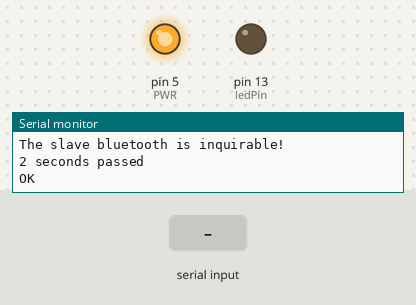
A sketch run on a simulated Arduino Uno, built with avr-gcc and run on an emulated ATmega328P. On the bench: output pins drawn as LEDs (lit = HIGH), the last lines printed to the serial monitor. Dashed ring = blinking. The inputs (shaded band) are chosen by the test bench. The modem accepts every AT command (registered, SIM ready, sends succeed) and sends nothing else.

Above: at 5.2 s.
5.3 s: "b" received over the second serial link
At 5.7 s:
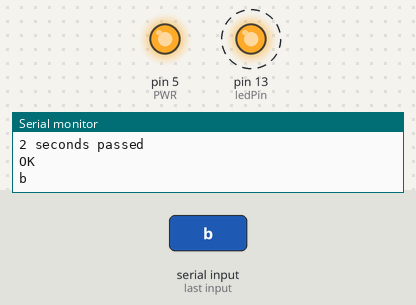
8.3 s: "f" received over the second serial link
At 9.1 s:
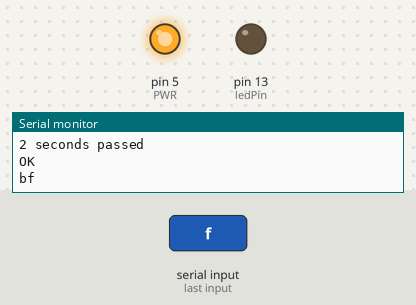
9.8 s: "b" received over Serial
At 12.7 s:
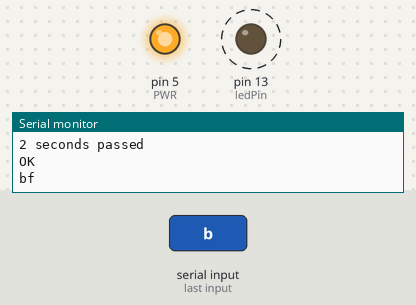
12.8 s: "f" received over Serial
At 13.9 s:
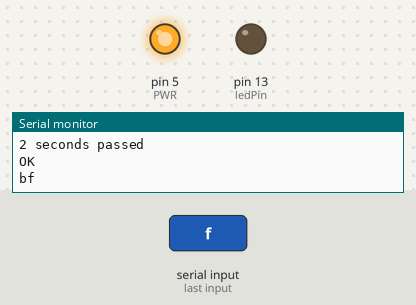
Timing chart, 0 to 15.8 s (numbered marks = the images above; inputs shaded):
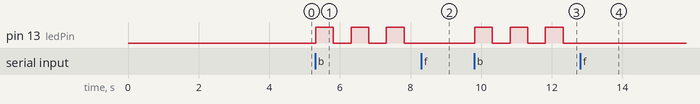

Measured:
- after the input at 5.3 s, pin 13 (ledPin): alternates HIGH for 0.50 s and LOW for 0.50 s, starting at once
- after the input at 8.3 s, pin 13 (ledPin): stays LOW (without the input it goes to HIGH after 0.02 s)
- after the input at 9.8 s, pin 13 (ledPin): alternates HIGH for 0.50 s and LOW for 0.50 s, starting at once
- after the input at 12.8 s, pin 13 (ledPin): stops changing and stays LOW

The sketch:

bluetooth_HC6.ino
```cpp
/*
  BTSTemperatureBlink - Rich Janicki - 11/27/2012

 Based off of Bluetooth Slave Demo from Seeed Studio, and Adafruit's TMP36 Sensor Tutorial

 This demonstrates serial control over Bluetooth. I used an Android device and the app BlueTerm to send
 the commands to toggle a blinking light, or get the current temperature from the TMP36.

 */

#include <SoftwareSerial.h>   //Software Serial Port
#define RxD 2
#define TxD 3
#define ledPin 13 //pin we want to blink the led on
#define PWR 5
#define GND 4

//temp sense
#define aref_voltage 3.3         // we tie 3.3V to ARef and measure it with a multimeter!
//TMP36 Pin Variables
int tempPin = 3;        //the analog pin the TMP36's Vout (sense) pin is connected to
boolean bLed = false;
float temperatureC =0;
float temperatureF = 0;
SoftwareSerial blueToothSerial(RxD,TxD);

void setup()
{
  Serial.begin(9600);
  pinMode(RxD, INPUT);
  pinMode(TxD, OUTPUT);
  pinMode(ledPin, OUTPUT);
  pinMode(PWR, OUTPUT);
  pinMode(GND, OUTPUT);
  digitalWrite(PWR, HIGH);
  digitalWrite(GND, LOW);

  //analogReference(EXTERNAL);
  setupBlueToothConnection();
}

void loop()
{
  char recvChar;

  if(blueToothSerial.available()){//check if there's any data sent from the remote bluetooth shield
    recvChar = blueToothSerial.read();
    Serial.print(recvChar);
  }
  if(Serial.available()){//check if there's any data sent from the local serial terminal, you can add the other applications here
    recvChar  = Serial.read();
    blueToothSerial.print(recvChar);
  }


  switch(recvChar){

  case 'b':
    bLed = true;
    blueToothSerial.println("Blinking LED ON");
    break;
  case 'f':
    bLed = false;
    blueToothSerial.println("Blinking LED OFF");
    break;
//  case 't':
//    tempSense();
//    blueToothSerial.print(temperatureC);
//    blueToothSerial.println(" tempC");
//    blueToothSerial.print(temperatureF);
//    blueToothSerial.println(" tempF");
//    break;
  }
  if(bLed){
    blinkLed();
  }

}

void setupBlueToothConnection()
{
  blueToothSerial.begin(9600); //Set Bluetooth Shield BaudRate to default baud rate 38400
  blueToothSerial.print("\r\nAT+VERSION?\r\n");
//  blueToothSerial.print("\r\n+AT+RESET\r\n");
//  blueToothSerial.print("\r\n+STWMOD=0\r\n"); //set the bluetooth work in slave mode
//  blueToothSerial.print("\r\n+STNA=SeeedBTSlave\r\n"); //set the bluetooth name as "SeeedBTSlave"
//  blueToothSerial.print("\r\n+STPIN=0000\r\n");//Set SLAVE pincode"0000"
//  blueToothSerial.print("\r\n+STOAUT=1\r\n"); // Permit Paired device to connect me
  //blueToothSerial.print("\r\n+STAUTO=0\r\n"); // Auto-connection should be forbidden here
  delay(2000); // This delay is required.
  //blueToothSerial.print("\r\n+INQ=1\r\n"); //make the slave bluetooth inquirable
  Serial.println("The slave bluetooth is inquirable!");
  delay(2000); // This delay is required.
  Serial.println("2 seconds passed");
  //char recstatus;
  //blueToothSerial.print("\r\n+RTSTA:XX\r\n");
  // recstatus =  blueToothSerial.read();
  //Serial.print(recstatus);
  blueToothSerial.flush();
}

void blinkLed(){
  digitalWrite(ledPin, HIGH);   // turn the LED on (HIGH is the voltage level)
  delay(500);               // wait for a half second
  digitalWrite(ledPin, LOW);    // turn the LED off by making the voltage LOW
  delay(500);               // wait for a half second
}
void tempSense(){

  int tempReading = analogRead(tempPin);
  Serial.print("Temp reading = ");
  Serial.print(tempReading);     // the raw analog reading
  // converting that reading to voltage, which is based off the reference voltage
  float voltage = tempReading * aref_voltage;
  voltage /= 1024.0;
  // print out the voltage
  Serial.print(" - ");
  Serial.print(voltage);
  Serial.println(" volts");
  // now print out the temperature
  temperatureC = (voltage - 0.5) * 100 ;  //converting from 10 mv per degree wit 500 mV offset
  //to degrees ((volatge - 500mV) times 100)
  Serial.print(temperatureC);
  Serial.println(" degrees C");
  // now convert to Fahrenheight
  temperatureF = (temperatureC * 9.0 / 5.0) + 32.0;

  Serial.print(temperatureF);
  Serial.println(" degrees F");
}
```
